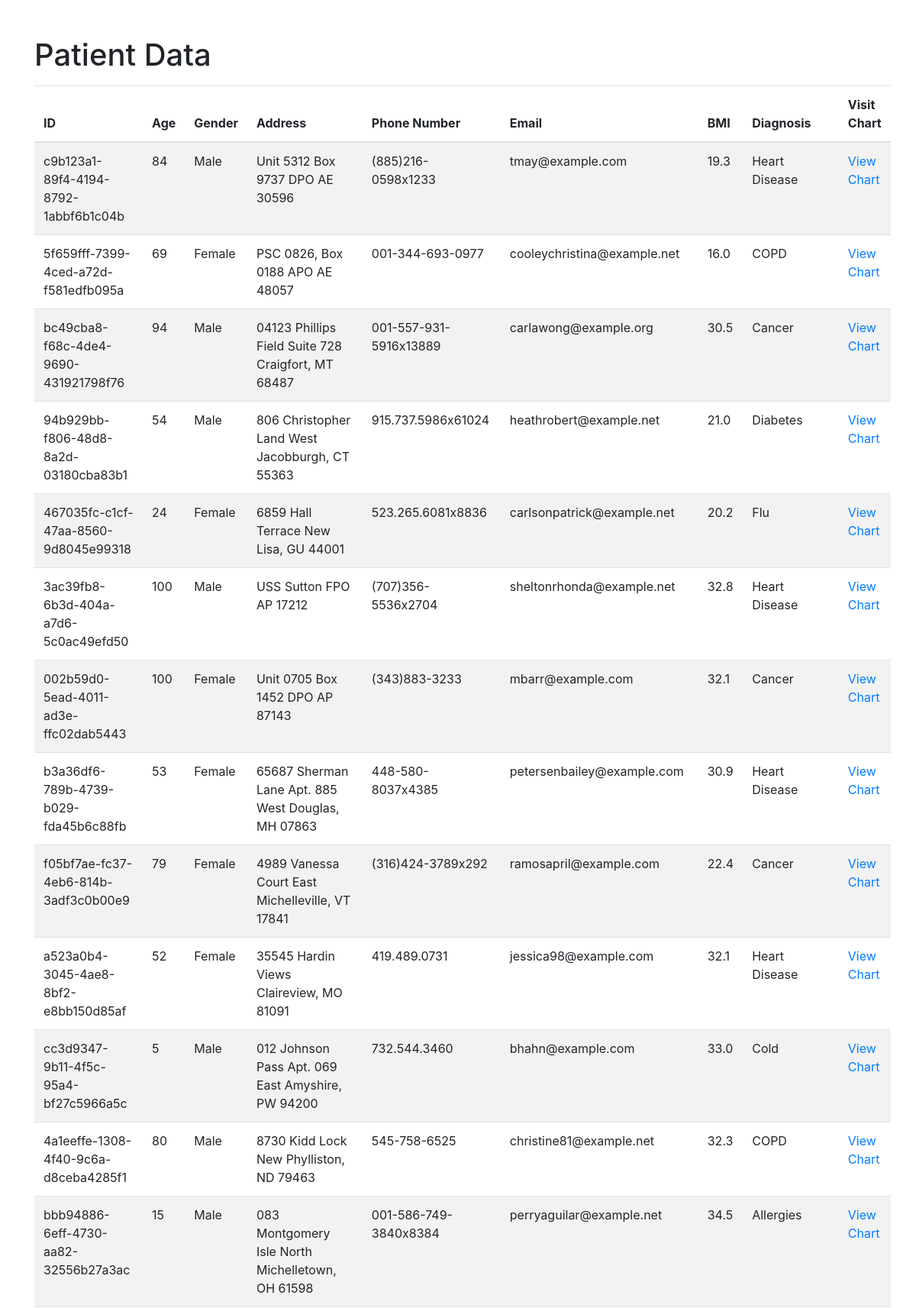
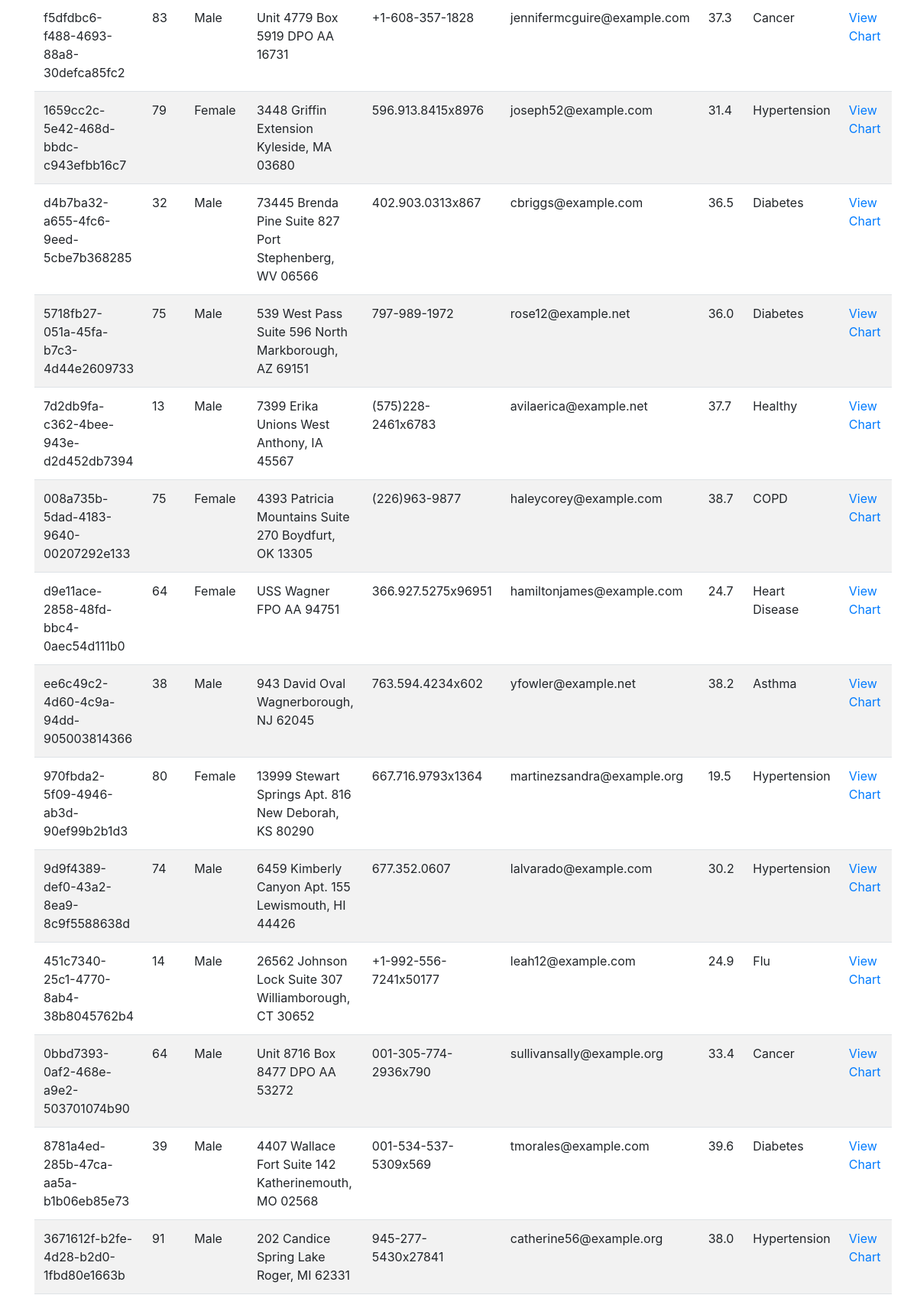
Page /patients (upper part) on the committed database (2 pictures, top to bottom).
### tables this page shows
CREATE TABLE "patients" (
"patient_id" TEXT,
  "age" INTEGER,
  "gender" TEXT,
  "address" TEXT,
  "phone_number" TEXT,
  "email" TEXT,
  "bmi" REAL,
  "diagnosis" TEXT
);

### app.py (the view)
@app.route('/patients', methods=['GET'])
def get_patients():
    conn = sqlite3.connect('data/patients.db')
    cursor = conn.cursor()
    cursor.execute("SELECT * FROM patients")
    patients = cursor.fetchall()
    conn.close()
    return render_template('patients.html', patients=patients)

### templates/patients.html (shortened to what this page needs)
<!DOCTYPE html>
<html lang="en">
<head>
    <link rel="stylesheet" href="https://maxcdn.bootstrapcdn.com/bootstrap/4.5.2/css/bootstrap.min.css">
</head>
<body>
    <div class="container">
        <h1 class="mt-5">Patient Data</h1>
        <table class="table table-striped mt-3">
            <thead>
                <tr>
                    <th>ID</th>
                    <th>Age</th>
                    <th>Gender</th>
                    <th>Address</th>
                    <th>Phone Number</th>
                    <th>Email</th>
                    <th>BMI</th>
                    <th>Diagnosis</th>
                    <th>Visit Chart</th>
                </tr>
            </thead>
            <tbody>
                {% for patient in patients %}
                <tr>
                    <td>{{ patient[0] }}</td>
                    <td>{{ patient[1] }}</td>
                    <td>{{ patient[2] }}</td>
                    <td>{{ patient[3] }}</td>
                    <td>{{ patient[4] }}</td>
                    <td>{{ patient[5] }}</td>
                    <td>{{ patient[6] }}</td>
                    <td>{{ patient[7] }}</td>
                    <td><a href="/patient/{{ patient[0] }}/visits">View Chart</a></td>
                </tr>
                {% endfor %}
            </tbody>
        </table>
    </div>
</body>
</html>

### rows in the picture
patients: patient "c9b123a1-89f4-4194-8792-1abbf6b1c04b", age "84", gender "Male", address "Unit 5312 Box 9737 DPO AE 30596", phone_number "(885)216-0598x1233", email "tmay@example.com", bmi "19.3", diagnosis "Heart Disease"
patients: patient "5f659fff-7399-4ced-a72d-f581edfb095a", age "69", gender "Female", address "PSC 0826, Box 0188 APO AE 48057", phone_number "001-344-693-0977", email "cooleychristina@example.net", bmi "16.0", diagnosis "COPD"
patients: patient "bc49cba8-f68c-4de4-9690-431921798f76", age "94", gender "Male", address "04123 Phillips Field Suite 728 Craigfort, MT 68487", phone_number "001-557-931-5916x13889", email "carlawong@example.org", bmi "30.5", diagnosis "Cancer"
patients: patient "94b929bb-f806-48d8-8a2d-03180cba83b1", age "54", gender "Male", address "806 Christopher Land West Jacobburgh, CT 55363", phone_number "915.737.5986x61024", email "heathrobert@example.net", bmi "21.0", diagnosis "Diabetes"
patients: patient "467035fc-c1cf-47aa-8560-9d8045e99318", age "24", gender "Female", address "6859 Hall Terrace New Lisa, GU 44001", phone_number "523.265.6081x8836", email "carlsonpatrick@example.net", bmi "20.2", diagnosis "Flu"
patients: patient "3ac39fb8-6b3d-404a-a7d6-5c0ac49efd50", age "100", gender "Male", address "USS Sutton FPO AP 17212", phone_number "(707)356-5536x2704", email "sheltonrhonda@example.net", bmi "32.8", diagnosis "Heart Disease"
patients: patient "002b59d0-5ead-4011-ad3e-ffc02dab5443", age "100", gender "Female", address "Unit 0705 Box 1452 DPO AP 87143", phone_number "(343)883-3233", email "mbarr@example.com", bmi "32.1", diagnosis "Cancer"
patients: patient "b3a36df6-789b-4739-b029-fda45b6c88fb", age "53", gender "Female", address "65687 Sherman Lane Apt. 885 West Douglas, MH 07863", phone_number "448-580-8037x4385", email "petersenbailey@example.com", bmi "30.9", diagnosis "Heart Disease"
patients: patient "f05bf7ae-fc37-4eb6-814b-3adf3c0b00e9", age "79", gender "Female", address "4989 Vanessa Court East Michelleville, VT 17841", phone_number "(316)424-3789x292", email "ramosapril@example.com", bmi "22.4", diagnosis "Cancer"
patients: patient "a523a0b4-3045-4ae8-8bf2-e8bb150d85af", age "52", gender "Female", address "35545 Hardin Views Claireview, MO 81091", phone_number "419.489.0731", email "jessica98@example.com", bmi "32.1", diagnosis "Heart Disease"
patients: patient "cc3d9347-9b11-4f5c-95a4-bf27c5966a5c", age "5", gender "Male", address "012 Johnson Pass Apt. 069 East Amyshire, PW 94200", phone_number "732.544.3460", email "bhahn@example.com", bmi "33.0", diagnosis "Cold"
patients: patient "4a1eeffe-1308-4f40-9c6a-d8ceba4285f1", age "80", gender "Male", address "8730 Kidd Lock New Phylliston, ND 79463", phone_number "545-758-6525", email "christine81@example.net", bmi "32.3", diagnosis "COPD"
patients: patient "bbb94886-6eff-4730-aa82-32556b27a3ac", age "15", gender "Male", address "083 Montgomery Isle North Michelletown, OH 61598", phone_number "001-586-749-3840x8384", email "perryaguilar@example.net", bmi "34.5", diagnosis "Allergies"
patients: patient "f5dfdbc6-f488-4693-88a8-30defca85fc2", age "83", gender "Male", address "Unit 4779 Box 5919 DPO AA 16731", phone_number "+1-608-357-1828", email "jennifermcguire@example.com", bmi "37.3", diagnosis "Cancer"
patients: patient "1659cc2c-5e42-468d-bbdc-c943efbb16c7", age "79", gender "Female", address "3448 Griffin Extension Kyleside, MA 03680", phone_number "596.913.8415x8976", email "joseph52@example.com", bmi "31.4", diagnosis "Hypertension"
patients: patient "d4b7ba32-a655-4fc6-9eed-5cbe7b368285", age "32", gender "Male", address "73445 Brenda Pine Suite 827 Port Stephenberg, WV 06566", phone_number "402.903.0313x867", email "cbriggs@example.com", bmi "36.5", diagnosis "Diabetes"
patients: patient "5718fb27-051a-45fa-b7c3-4d44e2609733", age "75", gender "Male", address "539 West Pass Suite 596 North Markborough, AZ 69151", phone_number "797-989-1972", email "rose12@example.net", bmi "36.0", diagnosis "Diabetes"
patients: patient "7d2db9fa-c362-4bee-943e-d2d452db7394", age "13", gender "Male", address "7399 Erika Unions West Anthony, IA 45567", phone_number "(575)228-2461x6783", email "avilaerica@example.net", bmi "37.7", diagnosis "Healthy"
patients: patient "008a735b-5dad-4183-9640-00207292e133", age "75", gender "Female", address "4393 Patricia Mountains Suite 270 Boydfurt, OK 13305", phone_number "(226)963-9877", email "haleycorey@example.com", bmi "38.7", diagnosis "COPD"
patients: patient "d9e11ace-2858-48fd-bbc4-0aec54d111b0", age "64", gender "Female", address "USS Wagner FPO AA 94751", phone_number "366.927.5275x96951", email "hamiltonjames@example.com", bmi "24.7", diagnosis "Heart Disease"
patients: patient "ee6c49c2-4d60-4c9a-94dd-905003814366", age "38", gender "Male", address "943 David Oval Wagnerborough, NJ 62045", phone_number "763.594.4234x602", email "yfowler@example.net", bmi "38.2", diagnosis "Asthma"
patients: patient "970fbda2-5f09-4946-ab3d-90ef99b2b1d3", age "80", gender "Female", address "13999 Stewart Springs Apt. 816 New Deborah, KS 80290", phone_number "667.716.9793x1364", email "martinezsandra@example.org", bmi "19.5", diagnosis "Hypertension"
patients: patient "9d9f4389-def0-43a2-8ea9-8c9f5588638d", age "74", gender "Male", address "6459 Kimberly Canyon Apt. 155 Lewismouth, HI 44426", phone_number "677.352.0607", email "lalvarado@example.com", bmi "30.2", diagnosis "Hypertension"
patients: patient "451c7340-25c1-4770-8ab4-38b8045762b4", age "14", gender "Male", address "26562 Johnson Lock Suite 307 Williamborough, CT 30652", phone_number "+1-992-556-7241x50177", email "leah12@example.com", bmi "24.9", diagnosis "Flu"
patients: patient "0bbd7393-0af2-468e-a9e2-503701074b90", age "64", gender "Male", address "Unit 8716 Box 8477 DPO AA 53272", phone_number "001-305-774-2936x790", email "sullivansally@example.org", bmi "33.4", diagnosis "Cancer"
patients: patient "8781a4ed-285b-47ca-aa5a-b1b06eb85e73", age "39", gender "Male", address "4407 Wallace Fort Suite 142 Katherinemouth, MO 02568", phone_number "001-534-537-5309x569", email "tmorales@example.com", bmi "39.6", diagnosis "Diabetes"
patients: patient "3671612f-b2fe-4d28-b2d0-1fbd80e1663b", age "91", gender "Male", address "202 Candice Spring Lake Roger, MI 62331", phone_number "945-277-5430x27841", email "catherine56@example.org", bmi "38.0", diagnosis "Hypertension"
